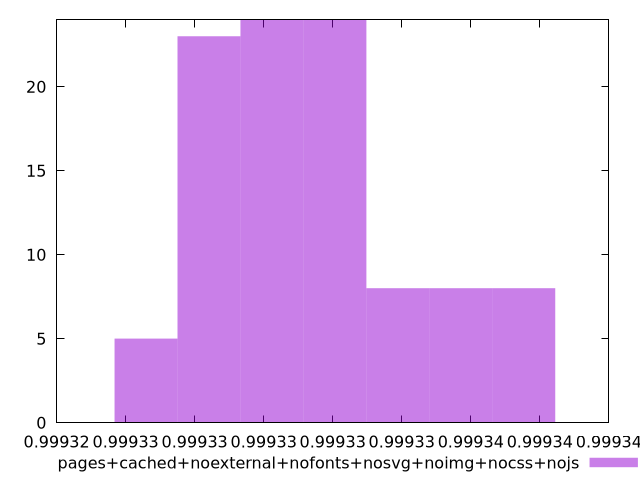

Here is the gnuplot script that generated this plot:
$_pagesCachedNoexternalNofontsNosvgNoimgNocssNojs <<EOF
0.9993284148511378 23
0.9993357102708413 8
0.9993320625609895 24
0.9993375341257672 8
0.9993302387060636 24
0.9993265909962119 5
0.9993338864159155 8
EOF
set key outside below
set terminal pngcairo
set output "report_00004_2020-11-02T20-21-41.718Z/speed-index/pages+cached+noexternal+nofonts+nosvg+noimg+nocss+nojs//hist.png"
set yrange [0:24]
set boxwidth 0.0000018238549258946778
set style fill transparent solid 0.5 noborder
plot $_pagesCachedNoexternalNofontsNosvgNoimgNocssNojs title "pages+cached+noexternal+nofonts+nosvg+noimg+nocss+nojs" with boxes ,
